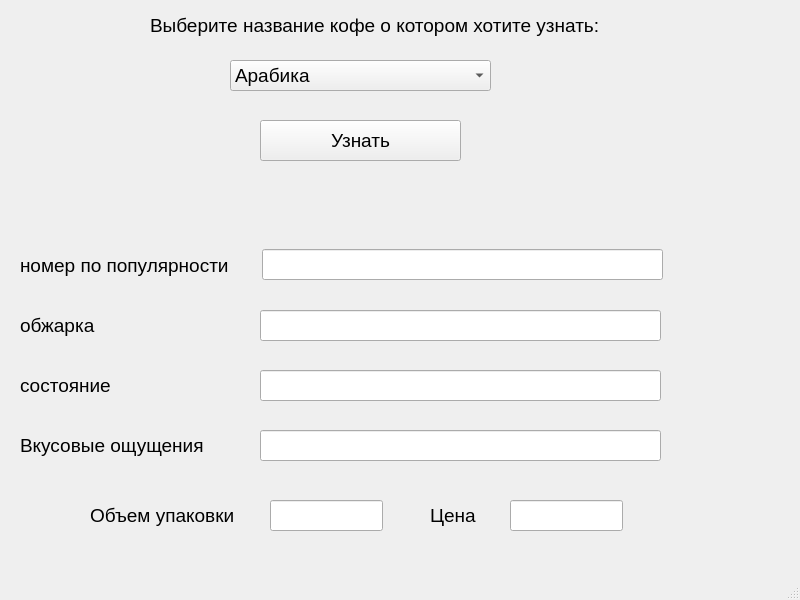
<?xml version="1.0" encoding="UTF-8"?>
<ui version="4.0">
 <class>sorts_of_coffe</class>
 <widget class="QMainWindow" name="sorts_of_coffe">
  <property name="geometry">
   <rect>
    <x>0</x>
    <y>0</y>
    <width>800</width>
    <height>600</height>
   </rect>
  </property>
  <property name="windowTitle">
   <string>MainWindow</string>
  </property>
  <widget class="QWidget" name="centralwidget">
   <widget class="QLabel" name="label">
    <property name="geometry">
     <rect>
      <x>150</x>
      <y>10</y>
      <width>521</width>
      <height>31</height>
     </rect>
    </property>
    <property name="font">
     <font>
      <pointsize>14</pointsize>
     </font>
    </property>
    <property name="text">
     <string>Выберите название кофе о котором хотите узнать:</string>
    </property>
   </widget>
   <widget class="QPushButton" name="pushButton">
    <property name="geometry">
     <rect>
      <x>260</x>
      <y>120</y>
      <width>201</width>
      <height>41</height>
     </rect>
    </property>
    <property name="font">
     <font>
      <pointsize>14</pointsize>
     </font>
    </property>
    <property name="text">
     <string>Узнать</string>
    </property>
   </widget>
   <widget class="QComboBox" name="comboBox">
    <property name="geometry">
     <rect>
      <x>230</x>
      <y>60</y>
      <width>261</width>
      <height>31</height>
     </rect>
    </property>
    <property name="font">
     <font>
      <pointsize>14</pointsize>
     </font>
    </property>
    <item>
     <property name="text">
      <string>Арабика</string>
     </property>
    </item>
    <item>
     <property name="text">
      <string>Робуста</string>
     </property>
    </item>
    <item>
     <property name="text">
      <string>Либерика</string>
     </property>
    </item>
    <item>
     <property name="text">
      <string>Эксцельза</string>
     </property>
    </item>
   </widget>
   <widget class="QLabel" name="label_2">
    <property name="geometry">
     <rect>
      <x>20</x>
      <y>250</y>
      <width>211</width>
      <height>31</height>
     </rect>
    </property>
    <property name="font">
     <font>
      <pointsize>14</pointsize>
     </font>
    </property>
    <property name="text">
     <string>номер по популярности</string>
    </property>
   </widget>
   <widget class="QLabel" name="label_3">
    <property name="geometry">
     <rect>
      <x>20</x>
      <y>310</y>
      <width>211</width>
      <height>31</height>
     </rect>
    </property>
    <property name="font">
     <font>
      <pointsize>14</pointsize>
     </font>
    </property>
    <property name="text">
     <string>обжарка</string>
    </property>
   </widget>
   <widget class="QLabel" name="label_4">
    <property name="geometry">
     <rect>
      <x>20</x>
      <y>370</y>
      <width>211</width>
      <height>31</height>
     </rect>
    </property>
    <property name="font">
     <font>
      <pointsize>14</pointsize>
     </font>
    </property>
    <property name="text">
     <string>состояние</string>
    </property>
   </widget>
   <widget class="QLabel" name="label_5">
    <property name="geometry">
     <rect>
      <x>20</x>
      <y>430</y>
      <width>211</width>
      <height>31</height>
     </rect>
    </property>
    <property name="font">
     <font>
      <pointsize>14</pointsize>
     </font>
    </property>
    <property name="text">
     <string>Вкусовые ощущения</string>
    </property>
   </widget>
   <widget class="QLineEdit" name="lineEdit">
    <property name="geometry">
     <rect>
      <x>262</x>
      <y>249</y>
      <width>401</width>
      <height>31</height>
     </rect>
    </property>
   </widget>
   <widget class="QLineEdit" name="lineEdit_2">
    <property name="geometry">
     <rect>
      <x>260</x>
      <y>310</y>
      <width>401</width>
      <height>31</height>
     </rect>
    </property>
   </widget>
   <widget class="QLineEdit" name="lineEdit_3">
    <property name="geometry">
     <rect>
      <x>260</x>
      <y>370</y>
      <width>401</width>
      <height>31</height>
     </rect>
    </property>
   </widget>
   <widget class="QLineEdit" name="lineEdit_4">
    <property name="geometry">
     <rect>
      <x>260</x>
      <y>430</y>
      <width>401</width>
      <height>31</height>
     </rect>
    </property>
   </widget>
   <widget class="QLabel" name="label_6">
    <property name="geometry">
     <rect>
      <x>90</x>
      <y>500</y>
      <width>161</width>
      <height>31</height>
     </rect>
    </property>
    <property name="font">
     <font>
      <pointsize>14</pointsize>
     </font>
    </property>
    <property name="text">
     <string>Объем упаковки</string>
    </property>
   </widget>
   <widget class="QLabel" name="label_7">
    <property name="geometry">
     <rect>
      <x>430</x>
      <y>500</y>
      <width>71</width>
      <height>31</height>
     </rect>
    </property>
    <property name="font">
     <font>
      <pointsize>14</pointsize>
     </font>
    </property>
    <property name="text">
     <string>Цена</string>
    </property>
   </widget>
   <widget class="QLineEdit" name="lineEdit_5">
    <property name="geometry">
     <rect>
      <x>270</x>
      <y>500</y>
      <width>113</width>
      <height>31</height>
     </rect>
    </property>
   </widget>
   <widget class="QLineEdit" name="lineEdit_6">
    <property name="geometry">
     <rect>
      <x>510</x>
      <y>500</y>
      <width>113</width>
      <height>31</height>
     </rect>
    </property>
   </widget>
  </widget>
  <widget class="QMenuBar" name="menubar">
   <property name="geometry">
    <rect>
     <x>0</x>
     <y>0</y>
     <width>800</width>
     <height>21</height>
    </rect>
   </property>
  </widget>
  <widget class="QStatusBar" name="statusbar"/>
 </widget>
 <resources/>
 <connections/>
</ui>
